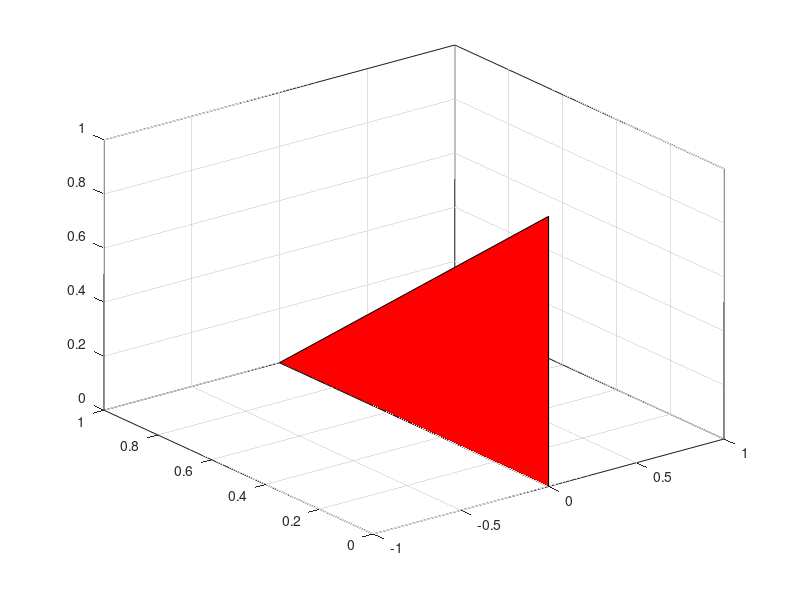

This chart was generated by the following MATLAB code: (Note: this script raises an error after producing the figure.)

pointA = [0 0 0];
pointB = [0 1 0];
pointC = [0 0 1];
points=[pointA' pointB' pointC']; % using the data given in the question
fill3(points(1,:),points(2,:),points(3,:),'r')
grid on
alpha(0.3)

x=-10:.1:10;
[X,Y] = meshgrid(x);
a=2; b=-3; c=10; d=-1;
Z=(d- a * X - b * Y)/c;
surf(X,Y,Z)
shading flat
xlabel('x'); ylabel('y'); zlabel('z')